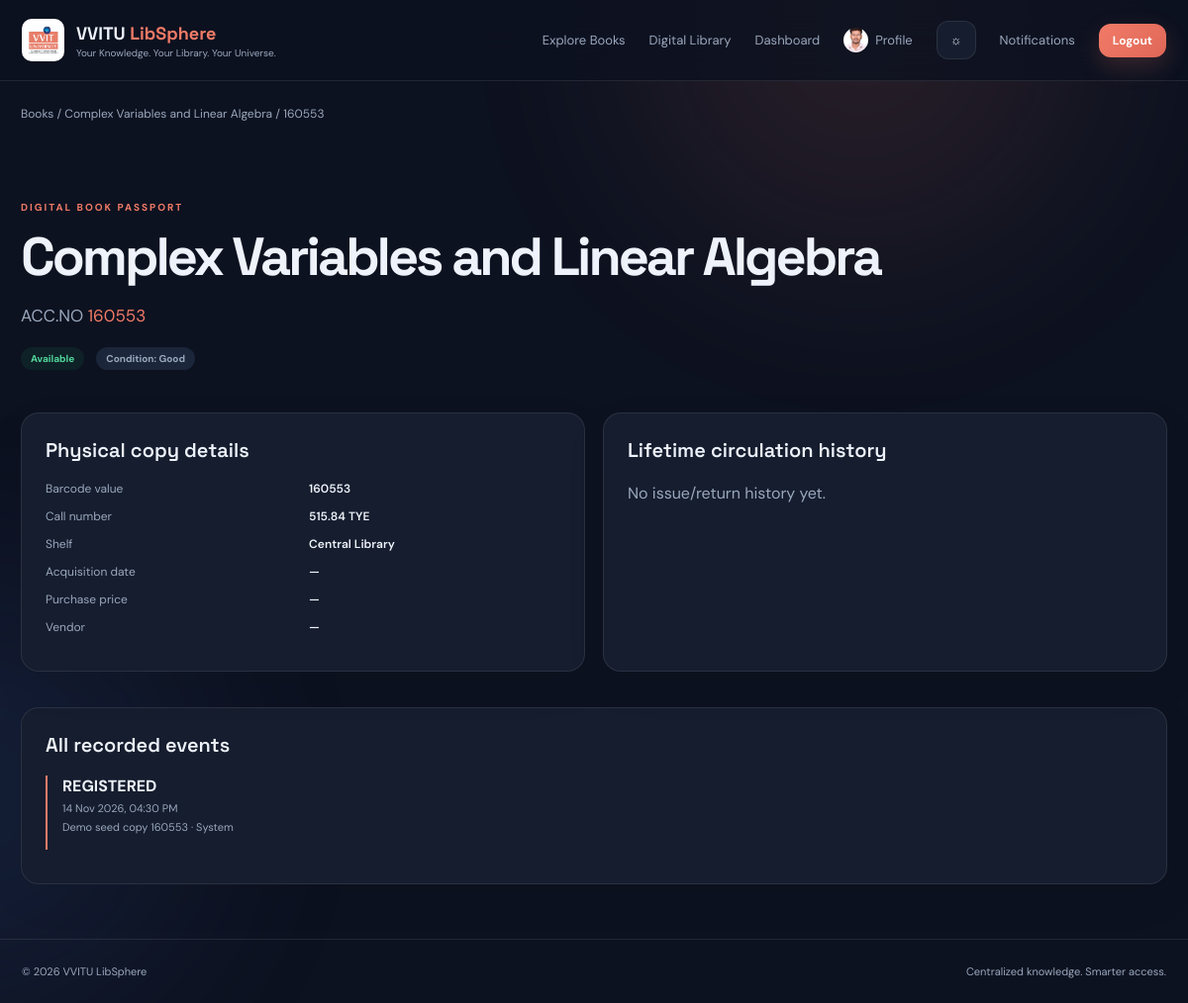
The page /copy/1 (signed in) on the database its author committed.
### app.py (models this page shows, shortened)
class User(UserMixin, db.Model):
    id = db.Column(db.Integer, primary_key=True)
    name = db.Column(db.String(120), nullable=False)
    username = db.Column(db.String(80), unique=True, nullable=False)
    email = db.Column(db.String(150), unique=True)
    password_hash = db.Column(db.String(255), nullable=False)
    role = db.Column(db.String(20), default="student", nullable=False)
    profile_pic = db.Column(db.String(255), default="")
    is_active = db.Column(db.Boolean, default=True, nullable=False)
    created_at = db.Column(db.DateTime, default=datetime.utcnow)

class Book(db.Model):
    id = db.Column(db.Integer, primary_key=True)
    title = db.Column(db.String(250), nullable=False, index=True)
    author = db.Column(db.String(180), default="")
    publisher = db.Column(db.String(180), default="")
    isbn = db.Column(db.String(40), default="", index=True)
    edition = db.Column(db.String(80), default="")
    subject = db.Column(db.String(120), default="", index=True)
    department = db.Column(db.String(80), default="")
    call_no = db.Column(db.String(80), default="", index=True)
    description = db.Column(db.Text, default="")
    created_at = db.Column(db.DateTime, default=datetime.utcnow)
    copies = db.relationship("BookCopy", backref="book", cascade="all, delete-orphan")

class BookCopy(db.Model):
    id = db.Column(db.Integer, primary_key=True)
    book_id = db.Column(db.Integer, db.ForeignKey("book.id"), nullable=False)
    acc_no = db.Column(db.String(40), unique=True, nullable=False, index=True)
    barcode_value = db.Column(db.String(80), unique=True, nullable=False, index=True)
    shelf = db.Column(db.String(80), default="")
    condition = db.Column(db.String(40), default="Good")
    status = db.Column(db.String(30), default="available", index=True)
    acquisition_date = db.Column(db.Date)
    purchase_price = db.Column(db.Float)
    vendor = db.Column(db.String(150), default="")
    created_at = db.Column(db.DateTime, default=datetime.utcnow)
    history = db.relationship("BookEvent", backref="copy", cascade="all, delete-orphan", order_by="BookEvent.created_at.desc()")

class BookEvent(db.Model):
    id = db.Column(db.Integer, primary_key=True)
    copy_id = db.Column(db.Integer, db.ForeignKey("book_copy.id"), nullable=False)
    actor_id = db.Column(db.Integer, db.ForeignKey("user.id"))
    event_type = db.Column(db.String(50), nullable=False)
    details = db.Column(db.Text, default="")
    created_at = db.Column(db.DateTime, default=datetime.utcnow)
    actor = db.relationship("User")

### app.py (the view)
@app.route("/copy/<int:copy_id>")
@login_required
def copy_detail(copy_id):
    copy = BookCopy.query.get_or_404(copy_id)
    events = BookEvent.query.filter_by(copy_id=copy.id).order_by(BookEvent.created_at.desc()).all()
    loans = Loan.query.filter_by(copy_id=copy.id).order_by(Loan.issued_at.desc()).all()
    return render_template("copy_detail.html", copy=copy, events=events, loans=loans)

### app.py (called while the page is built)
@login_manager.user_loader
def load_user(user_id):
    user = db.session.get(User, int(user_id))
    return user if user and user.is_active else None

@app.context_processor
def inject_globals():
    unread = Notification.query.filter_by(user_id=current_user.id, read=False).count() if current_user.is_authenticated else 0
    return {"unread_notifications": unread, "today": date.today(),
            "profile_image_url": url_for("static", filename=current_user.profile_pic) if current_user.is_authenticated and current_user.profile_pic else None}

### templates/copy_detail.html
{% extends "base.html" %}{% block title %}{{ copy.acc_no }} · Book Passport{% endblock %}{% block content %}<div class="breadcrumb"><a href="{{ url_for('books') }}">Books</a> / <a href="{{ url_for('book_detail', book_id=copy.book_id) }}">{{ copy.book.title }}</a> / {{ copy.acc_no }}</div><section class="page-head"><span class="eyebrow">DIGITAL BOOK PASSPORT</span><h1>{{ copy.book.title }}</h1><p class="lead">ACC.NO <span class="accent">{{ copy.acc_no }}</span></p><div class="action-row"><span class="status {{ copy.status }}">{{ copy.status }}</span><span class="pill">Condition: {{ copy.condition }}</span>{% if current_user.role in ['admin','librarian'] %}<a class="btn btn-small" href="{{ url_for('scanner') }}">Open scanner</a>{% endif %}</div></section><div class="two-col"><section class="panel"><h2>Physical copy details</h2><dl class="definition"><dt>Barcode value</dt><dd>{{ copy.barcode_value }}</dd><dt>Call number</dt><dd>{{ copy.book.call_no or '—' }}</dd><dt>Shelf</dt><dd>{{ copy.shelf or '—' }}</dd><dt>Acquisition date</dt><dd>{{ copy.acquisition_date or '—' }}</dd><dt>Purchase price</dt><dd>{{ '₹%.2f'|format(copy.purchase_price) if copy.purchase_price else '—' }}</dd><dt>Vendor</dt><dd>{{ copy.vendor or '—' }}</dd></dl></section><section class="panel"><h2>Lifetime circulation history</h2>{% for loan in loans %}<div class="history-item"><b>{{ loan.borrower.name }}</b><span>{{ loan.issued_at.strftime('%d %b %Y') }} → {{ loan.returned_at.strftime('%d %b %Y') if loan.returned_at else 'Currently issued' }}</span><small>Due: {{ loan.due_at.strftime('%d %b %Y') }} · Issue condition: {{ loan.issue_condition }} · Return condition: {{ loan.return_condition or 'Pending' }}</small></div>{% else %}<p class="muted">No issue/return history yet.</p>{% endfor %}</section></div><section class="panel"><h2>All recorded events</h2>{% for e in events %}<div class="history-item"><b>{{ e.event_type }}</b><span>{{ e.created_at.strftime('%d %b %Y, %I:%M %p') }}</span><small>{{ e.details }} · {{ e.actor.name if e.actor else 'System' }}</small></div>{% else %}<p class="muted">No events recorded.</p>{% endfor %}</section>{% endblock %}

### templates/base.html (shortened to what this page needs)
<!doctype html>
<html lang="en" data-theme="dark">
<head>
<link rel="stylesheet" href="{{ url_for('static', filename='css/style.css') }}">
</head>
<body>
<div class="ambient ambient-a"></div><div class="ambient ambient-b"></div>
<nav class="navbar">
  <a class="brand" href="{{ url_for('home') }}">
    <img src="{{ url_for('static', filename='vvitu-logo.png') }}" onerror="this.style.display='none'" alt="VVITU logo">
    <span><b>VVITU <em>LibSphere</em></b><small>Your Knowledge. Your Library. Your Universe.</small></span>
  </a>
  <div class="navlinks">
    <a href="{{ url_for('books') }}">Explore Books</a><a href="{{ url_for('digital') }}">Digital Library</a>
    {% if current_user.is_authenticated %}<a href="{{ url_for('dashboard') }}">Dashboard</a><a href="{{ url_for('profile') }}" class="nav-profile">{% if current_user.profile_pic %}<img src="{{ url_for('static', filename=current_user.profile_pic) }}" alt="Profile">{% else %}<span>{{ current_user.name[:1]|upper }}</span>{% endif %}Profile</a>{% if current_user.role == 'admin' %}<a href="{{ url_for('admin_users') }}">Manage Users</a>{% endif %}{% endif %}
    <button class="icon-btn" id="themeToggle" title="Toggle theme">☼</button>
    {% if current_user.is_authenticated %}
      <a href="{{ url_for('notifications') }}" class="nav-notice">Notifications{% if unread_notifications %}<i>{{ unread_notifications }}</i>{% endif %}</a>
      <a class="btn btn-small" href="{{ url_for('logout') }}">Logout</a>
    {% else %}<a href="{{ url_for('register') }}">Register</a><a class="btn btn-small" href="{{ url_for('login') }}">Sign in</a>{% endif %}
  </div>
</nav>
<main class="container">
{% block content %}{% endblock %}
</main>
<footer><span>© {{ today.year }} VVITU LibSphere</span><span>Centralized knowledge. Smarter access.</span></footer>
</body></html>

### static/css/style.css (style rules this page uses)
:root { --bg:#0d1220;--surface:#151d2e;--surface2:#1b263a;--text:#eef2fa;--muted:#9aa8bd;--line:rgba(255,255,255,.09);--accent:#f17b67;--accent2:#ffab91;--shadow:0 24px 70px rgba(0,0,0,.28) }
* { box-sizing:border-box }
html { scroll-behavior:smooth }
body { margin:0;background:var(--bg);color:var(--text);font-family:'DM Sans',sans-serif;min-height:100vh;overflow-x:hidden;transition:background .3s,color .3s }
a { color:inherit;text-decoration:none }
button,input,select,textarea { font:inherit }
.ambient { position:fixed;width:420px;height:420px;border-radius:50%;filter:blur(110px);opacity:.12;pointer-events:none;z-index:-1 }
.ambient-a { background:#f17b67;top:-180px;right:10% }
.container { width:min(1160px,calc(100% - 42px));margin:auto;min-height:calc(100vh - 150px) }
.navbar { height:82px;display:flex;align-items:center;justify-content:space-between;padding:0 max(22px,calc((100% - 1160px)/2));border-bottom:1px solid var(--line);position:sticky;top:0;background:color-mix(in srgb,var(--bg) 82%,transparent);backdrop-filter:blur(20px);z-index:20 }
.brand { display:flex;align-items:center;gap:12px }
.brand img { width:43px;height:43px;object-fit:contain;background:#fff;border-radius:10px;padding:3px }
.brand b { font:700 18px 'Space Grotesk';display:block }
.brand em { font-style:normal;color:var(--accent) }
.brand small { display:block;color:var(--muted);font-size:10px;margin-top:2px }
.navlinks { display:flex;align-items:center;gap:24px;font-size:13px;color:var(--muted) }
.icon-btn,.mobile-menu { border:1px solid var(--line);background:var(--surface);color:var(--text);border-radius:12px;padding:10px 13px;cursor:pointer }
.nav-notice { position:relative }
.btn { border:0;background:linear-gradient(135deg,var(--accent),#df6758);color:white;padding:13px 19px;border-radius:12px;font-weight:700;cursor:pointer;display:inline-flex;align-items:center;justify-content:center;gap:8px;box-shadow:0 9px 25px rgba(241,123,103,.2);transition:transform .2s,box-shadow .2s }
.btn-small { padding:9px 14px;font-size:12px }
.eyebrow { font-size:10px;letter-spacing:2px;font-weight:700;color:var(--accent);display:block;margin-bottom:16px }
.hero h1,.page-head h1,.detail-copy h1,.auth-card h1 { font:700 clamp(42px,6vw,72px)/1.04 'Space Grotesk';letter-spacing:-3px;margin:0 0 22px }
.lead { font-size:17px;line-height:1.7;color:var(--muted);max-width:600px }
.hero-actions,.action-row { display:flex;gap:12px;align-items:center;flex-wrap:wrap }
.page-head { padding:55px 0 25px }
.page-head h1 { font-size:54px;margin-bottom:12px }
.muted { color:var(--muted);line-height:1.65 }
.breadcrumb { color:var(--muted);font-size:12px;padding:25px 0 }
.status,.pill { display:inline-flex;border-radius:30px;padding:5px 10px;font-size:10px;font-weight:700;background:var(--surface2);color:var(--muted);text-transform:capitalize }
.status.available { background:#1b9b681c;color:#52d69a }
.accent { color:var(--accent) }
.panel,.form-panel,.upload-panel,.scanner-panel { background:var(--surface);border:1px solid var(--line);border-radius:18px;padding:24px;margin:18px 0;box-shadow:0 15px 45px rgba(0,0,0,.06) }
.panel h2,.form-section h2 { font:600 20px 'Space Grotesk';margin:0 0 18px }
.two-col { display:grid;grid-template-columns:1fr 1fr;gap:18px }
.definition { display:grid;grid-template-columns:1fr 1fr;gap:12px;font-size:12px }
.definition dt { color:var(--muted) }
.definition dd { margin:0;font-weight:600 }
.history-item { border-left:2px solid var(--accent);padding:0 0 16px 15px;margin:0 0 10px }
.history-item b,.history-item span,.history-item small { display:block }
.history-item span,.history-item small { color:var(--muted);font-size:11px;margin-top:5px }
footer { border-top:1px solid var(--line);padding:25px max(22px,calc((100% - 1160px)/2));display:flex;justify-content:space-between;color:var(--muted);font-size:11px;margin-top:55px }
.nav-profile { display:inline-flex;align-items:center;gap:7px }
.nav-profile img,.nav-profile span { width:25px;height:25px;border-radius:50%;object-fit:cover }

### rows shown on the page
User: profile_pic (picture)
Book: book "Complex Variables and Linear Algebra", book "515.84 TYE"
BookCopy: acc_no "160553", status "Available", condition "Good", barcode_value "160553", shelf "Central Library", acquisition_date "—", purchase_price "—", vendor "—"
BookEvent: event_type "REGISTERED", created_at "14 Nov 2026, 04:30 PM", details "Demo seed copy 160553", actor "System"
